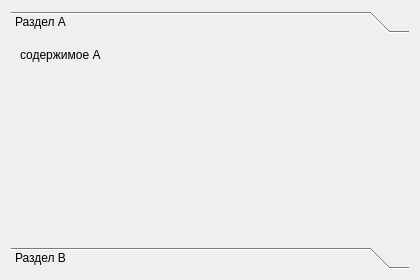
<?xml version="1.0" encoding="UTF-8"?>
<ui version="4.0"><class>Dialog</class><widget class="QDialog" name="Dialog"><property name="geometry"><rect><x>0</x><y>0</y><width>420</width><height>280</height></rect></property><property name="windowTitle"><string>#090 focus/175_tool_box</string></property><layout class="QVBoxLayout" name="verticalLayout"><property name="leftMargin"><number>11</number></property><property name="topMargin"><number>11</number></property><property name="rightMargin"><number>11</number></property><property name="bottomMargin"><number>11</number></property><property name="spacing"><number>6</number></property><item><widget class="QToolBox" name="focus"><property name="currentIndex"><number>0</number></property><widget class="QWidget" name="page1"><attribute name="label"><string>Раздел A</string></attribute><layout class="QVBoxLayout" name="page1Layout"><property name="leftMargin"><number>9</number></property><property name="topMargin"><number>9</number></property><property name="rightMargin"><number>9</number></property><property name="bottomMargin"><number>9</number></property><property name="spacing"><number>6</number></property><item><widget class="QLabel" name="l1"><property name="text"><string>содержимое A</string></property></widget></item><item><spacer name="verticalSpacer"><property name="orientation"><enum>Qt::Orientation::Vertical</enum></property><property name="sizeHint" stdset="0"><size><width>40</width><height>20</height></size></property></spacer></item></layout></widget><widget class="QWidget" name="page2"><attribute name="label"><string>Раздел B</string></attribute><layout class="QVBoxLayout" name="page2Layout"><property name="leftMargin"><number>9</number></property><property name="topMargin"><number>9</number></property><property name="rightMargin"><number>9</number></property><property name="bottomMargin"><number>9</number></property><property name="spacing"><number>6</number></property><item><widget class="QLabel" name="l2"><property name="text"><string>содержимое B</string></property></widget></item><item><spacer name="verticalSpacer"><property name="orientation"><enum>Qt::Orientation::Vertical</enum></property><property name="sizeHint" stdset="0"><size><width>40</width><height>20</height></size></property></spacer></item></layout></widget></widget></item></layout></widget></ui>
